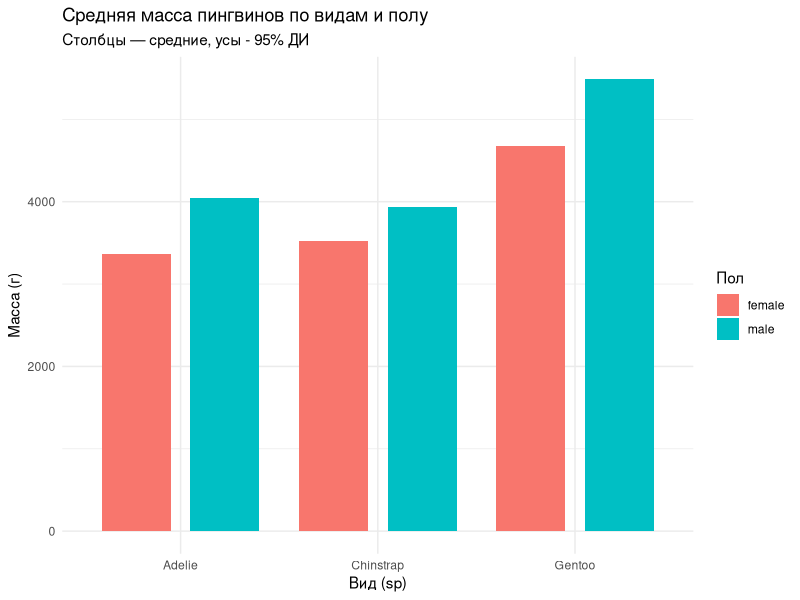
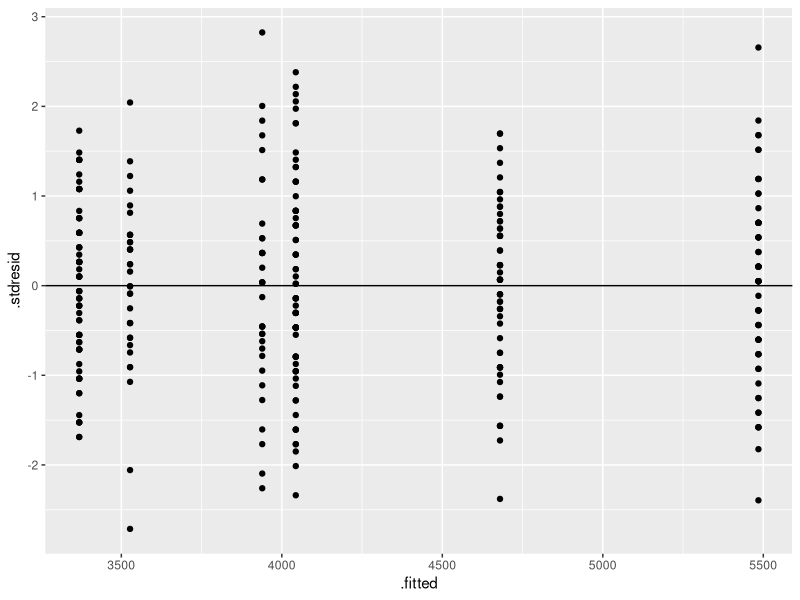

These figures' R source, in order: (Note: this script raises an error after producing the figures.)
# Домашнее задание 6 - Двухфакторный дисперсионный анализ (Задача про пингвинов)
# Авакян Кристина
# Группа: ББ5А23/10

# Вариант 1. Пингвины 

# Измерения особей пингвинов из рода Pygoscelis лежат в датасете `penguins` в пакете `palmerpenguins`.
# Исходные данные были опубликованы в работе Gorman et al., 2014.
# Помимо веса и пола животных, датасет содержит информацию об острове,
# на котором пингвины проживали, и измерения клюва.

# В анализ мы возьмём только следующие переменные:
#
# Зависимая переменная:
#
#   - `body_mass_g` --- вес в граммах
#
# Факторы:
#
#   - `species` --- вид пингвина
#   - `sex` --- пол пингвина

# ==================================================================
# Двухфакторный дисперсионный анализ
# ==================================================================

# Устанавливаем пакет palmerpenguins при необходимости
# install.packages("palmerpenguins")

# Открываем данные
library(palmerpenguins)
peng <- as.data.frame(penguins[, c(1, 6, 7)])
str(peng)

# Переименовываем столбцы
colnames(peng) <- c('sp', 'mass', 'sex')

# Загружаем пакеты dplyr и ggplot2
library(dplyr)
library(ggplot2)

# Очищаем данные от NA
peng <- peng %>%
  filter(!is.na(sp), !is.na(sex), !is.na(mass)) %>%
  mutate(sp  = factor(sp), sex = factor(sex))

# Проверим размеры групп
table(peng$sp, peng$sex)

# Смотрим, что есть наблюдения во всех комбинациях вид x пол.
# Если где-то очень мало - интерпретация взаимодействия будет ненадёжной.


# ================================================================
# 1. Визуальная разведка
# ================================================================
ggplot(peng, aes(sp, mass, fill = sex)) +
  stat_summary(fun = mean, geom = "col",
               position = position_dodge(width = 0.9), width = 0.7) +
  stat_summary(fun.data = mean_cl_normal, geom = "errorbar",
               position = position_dodge(width = 0.9), width = 0.2) +
  labs(title = "Средняя масса пингвинов по видам и полу",
       subtitle = "Столбцы — средние, усы - 95% ДИ",
       x = "Вид (sp)", y = "Масса (г)", fill = "Пол") +
  theme_minimal()

# На этом графике заранее видно, какие группы тяжелее/легче,
# и есть ли намёк на взаимодействие (например, разница полов
# неодинакова у разных видов).

# ================================================================
# 2. Модель двухфакторной ANOVA
# ================================================================
anova_2w <- aov(mass ~ sp * sex, data = peng)
summary(anova_2w)

# В выводе три ключевых строки:
# sp       - главный эффект вида (различаются ли средние массы видов)
# sex      - главный эффект пола (различаются ли средние массы полов)
# sp:sex   - взаимодействие (зависит ли эффект пола от вида)
#
# Если sp:sex значим, то интерпретацию главных эффектов делаем осторожно:
# основной смысл - в различиях между конкретными комбинациями.
#
# Вид (sp): F-value = 758.36, p-value = < 2e-16
#           Отвергаем H0: средняя масса пингвинов сильно различается между видами.
#           Это очень мощный эффект: вид объясняет большую часть вариации веса.
#
# Пол (sex): F-value = 387.46, p-value = < 2e-16
#           Отвергаем H0: самцы и самки в среднем отличаются по массе.
#
# Взаимодействие (sp:sex): F-value = 8.757, p-value = 0.000197
#                          Это ключевой момент. Взаимодействие ЗНАЧИМО, то есть:
#                          эффект пола зависит от вида.
# 
# Разница "самцы – самки" не одинаковая у разных видов.
# Например, у одного вида половая разница может быть большой, у другого — меньше.

# Поэтому главные эффекты обсуждать нельзя,
# а post-hoc тесты делаем только для взаимодействия

# ================================================================
# 3. Проверка предпосылок применимости ANOVA
# ================================================================

# Загружаем пакет car
library(car)

# Проверяем отсутствие гетероскедастичности
df_diagn <- fortify(anova_2w)

# Строим график
ggplot(df_diagn, aes(x = .fitted, y = .stdresid)) + 
  geom_point() +
  geom_hline(yintercept = 0)

# Визуально на графике гетероскедастичность отсутствует

# Проверяем нормальность распределения
qqPlot(anova_2w)

# Распределение по квантильному графику подтверждается

# Дополнительно формально проверяем нормальность распределения через тест Шапиро 
res <- residuals(anova_2w)
shapiro.test(res)

# РЕЗУЛЬТАТ:
# W = 0.99776, p-value = 0.9367

# ВЫВОД:
# p = 0.9367 > 0.05, следовательно, распределение остатков не отличается от нормального.
# Предпосылка нормальности выполнена.

# ================================================================
# 4. Post-hoc сравнения
# ================================================================

# Взаимодействие (sp:sex): F-value = 8.757, p-value = 0.000197
# Это ключевой момент.
# Взаимодействие ЗНАЧИМО, то есть: эффект пола зависит от вида.

# Делаем Tukey по комбинациям sp x sex

peng <- peng %>% 
  mutate(group = interaction(sp, sex))

anova_groups <- aov(mass ~ group, data = peng)
tuk_groups <- TukeyHSD(anova_groups)
tuk_groups

# Здесь мы сравниваем каждую комбинацию.
# Так правильно интерпретировать при значимом взаимодействии.

# =======================
# НЕ ЗНАЧИМЫЕ результаты
# =======================
#
# 1. Разница между видами самок Chinstrap.female – Adelie.female статистически неразличима.
#    Так как p_adj = 0.138, diff = 158
#    Все остальные межвидовые сравнения самок - статистически значимы.
#
# 2. Разница между видами самцов Chinstrap.male – Adelie.male статистически неразличима.
#    Так как p_adj = 0.581, diff = -105
#    Все остальные межвидовые сравнения самцов - статистически значимы.
#
# =======================
# ЗНАЧИМЫЕ результаты
# =======================
# 
# 1. Gentoo - самый тяжёлый вид (и самцы, и самки)
#    Сравнения Gentoo с любыми другими группами дают огромные diff и p_adj = 0:
#        Gentoo.female  – Adelie.female:     diff = 1311, p_adj = 0
#        Gentoo.female  – Chinstrap.female:  diff = 1153, p_adj = 0
#        Gentoo.male    – Adelie.male:       diff = 1441, p_adj = 0
#        Gentoo.male    – Chinstrap.male:    diff = 1546, p_adj = 0
#        Gentoo.male    – Adelie.female:     diff = 2116, p_adj = 0
#        Gentoo.male    – Chinstrap.female:  diff = 1958, p_adj = 0
#        Adelie.male    - Gentoo.female      diff = -636, p_adj = 0
#        Chinstrap.male - Gentoo.female      diff = -741, p_adj = 0
# 
#    Gentoo значительно тяжелее двух других видов независимо от пола.
#
# 2. Половые различия внутри каждого вида (это и есть "взаимодействие" sp x sex)
#    Смотри строки (male - female) внутри одного вида:
#        Adelie.male – Adelie.female:       diff = 675, p_adj = 0 (самцы тяжелее самок)
#        Chinstrap.male – Chinstrap.female: diff = 412, p_adj = 1.2e-06  (самцы тяжелее самок)
#        Gentoo.male – Gentoo.female:       diff = 805, p_adj = 0 (самцы тяжелее самок)
#
#    Разница между полами есть у всех видов, но её величина разная
#    (Adelie ~0.68 кг, Chinstrap ~0.41 кг, Gentoo ~0.81 кг).
#    Это ровно то, что ANOVA тест поймал как значимое взаимодействие sp x sex.

# ================================================================
# 5. Графическое сравнение
# ================================================================

# Загружаем пакеты dplyr и ggplot2
library(dplyr)
library(ggplot2)

# Считаем средние значения и 95% ДИ для 6 групп
sum_df <- peng %>%
  group_by(sp, sex) %>%
  summarise(mean_mass = mean(mass),
            sd_mass   = sd(mass),
            n         = n(),
            se        = sd_mass / sqrt(n),
            t_crit    = qt(0.975, df = n - 1),
            ci_low    = mean_mass - t_crit * se,
            ci_up     = mean_mass + t_crit * se,
            .groups = "drop") %>%
  mutate(group = interaction(sp, sex, sep = "."))

# Задаем порядок столбцов по оси X
levels_order <- c("Adelie.female","Adelie.male",
                  "Chinstrap.female","Chinstrap.male",
                  "Gentoo.female","Gentoo.male")
# Задаем факторы
sum_df$group <- factor(sum_df$group, levels = levels_order)

# Устанавливаем числовые позиции групп для скобок
pos <- setNames(seq_along(levels_order), levels_order)

# Формируем Tukey результаты и p-метки
tuk_df <- as.data.frame(tuk_groups$group) %>%
  tibble::rownames_to_column("comparison") %>%
  mutate(group1 = sub("-.*", "", comparison),
         group2 = sub(".*-", "", comparison),
         p_adj  = `p adj`,
         p_label = case_when(p_adj < 0.001 ~ "p < 0.001",
                             p_adj < 0.01  ~ "p < 0.01",
                             p_adj < 0.05  ~ "p < 0.05",
                             TRUE          ~ "различия незначимы"))

# Задаем порядок скобок на графике по оси Y
order_pairs <- c("Adelie.male-Adelie.female",
                 "Chinstrap.male-Chinstrap.female",
                 "Gentoo.male-Gentoo.female",
                 "Gentoo.female-Chinstrap.female",
                 "Gentoo.female-Adelie.female",
                 "Gentoo.male-Chinstrap.male",
                 "Gentoo.male-Adelie.male")

# Формируем данные для скобок
brackets_df <- tuk_df %>%
  filter(comparison %in% order_pairs) %>%
  mutate(order_id = match(comparison, order_pairs)) %>%
  arrange(order_id)

# Параметры высоты расположения скобок и шаг между ними по Y
y_base <- max(sum_df$ci_up)
step   <- 400

# Создаем позиции для скобок
brackets_df <- brackets_df %>%
  mutate(x1 = pos[group1],
         x2 = pos[group2],
         y  = y_base + step * row_number(),
         h  = 100,
         # Определяем тип пары для цвета скобок
         bracket_sex = case_when(grepl("\\.female$", group1) & grepl("\\.female$", group2) ~ "female",
                                 grepl("\\.male$",   group1) & grepl("\\.male$",   group2) ~ "male",
                                 TRUE ~ "mixed"))

# Создаем график
sum_df %>%
  ggplot(aes(x = group, y = mean_mass, fill = sex)) +
  geom_col(width = 0.65, color = "black") +
  geom_errorbar(aes(ymin = ci_low, ymax = ci_up), width = 0.15) +

  # скобки (цветём по bracket_sex)
  geom_segment(data = brackets_df,
               aes(x = x1, xend = x2, y = y, yend = y, color = bracket_sex),
               inherit.aes = FALSE, linewidth = 0.6) +
  geom_segment(data = brackets_df,
               aes(x = x1, xend = x1, y = y, yend = y - h, color = bracket_sex),
               inherit.aes = FALSE, linewidth = 0.6) +
  geom_segment(data = brackets_df,
               aes(x = x2, xend = x2, y = y, yend = y - h, color = bracket_sex),
               inherit.aes = FALSE, linewidth = 0.6) +
  geom_text(data = brackets_df,
            aes(x = (x1 + x2)/2, y = y + 100, label = p_label, color = bracket_sex),
            inherit.aes = FALSE, size = 4, vjust = 0.2) +
  
  # цвета столбцов по полу
  scale_fill_manual(values = c(female = "#f4a3c0", male = "#8ec5ff"),
                    name = "Пол") +
  
  # цвета скобок
  scale_color_manual(values = c(female = "#d95b8a",
                                male   = "#3b82f6",
                                mixed  = "black"),
                     guide = "none") +
  
  labs(title = "Средняя масса пингвинов по видам и полу",
       subtitle = "Столбцы - средние значения, усы - 95% ДИ.\nСкобки - выбранные сравнения Tukey.",
       x = "Группа (вид и половая принадлежность)",
       y = "Масса") +
  theme_minimal() +
  theme(axis.text.x = element_text(angle = 25, hjust = 1)) -> mean_mass_plot

# Показываем график
mean_mass_plot

# Сохраняем график
# ggsave("Images/Avakian_Penguins.jpg", plot = mean_mass_plot)
